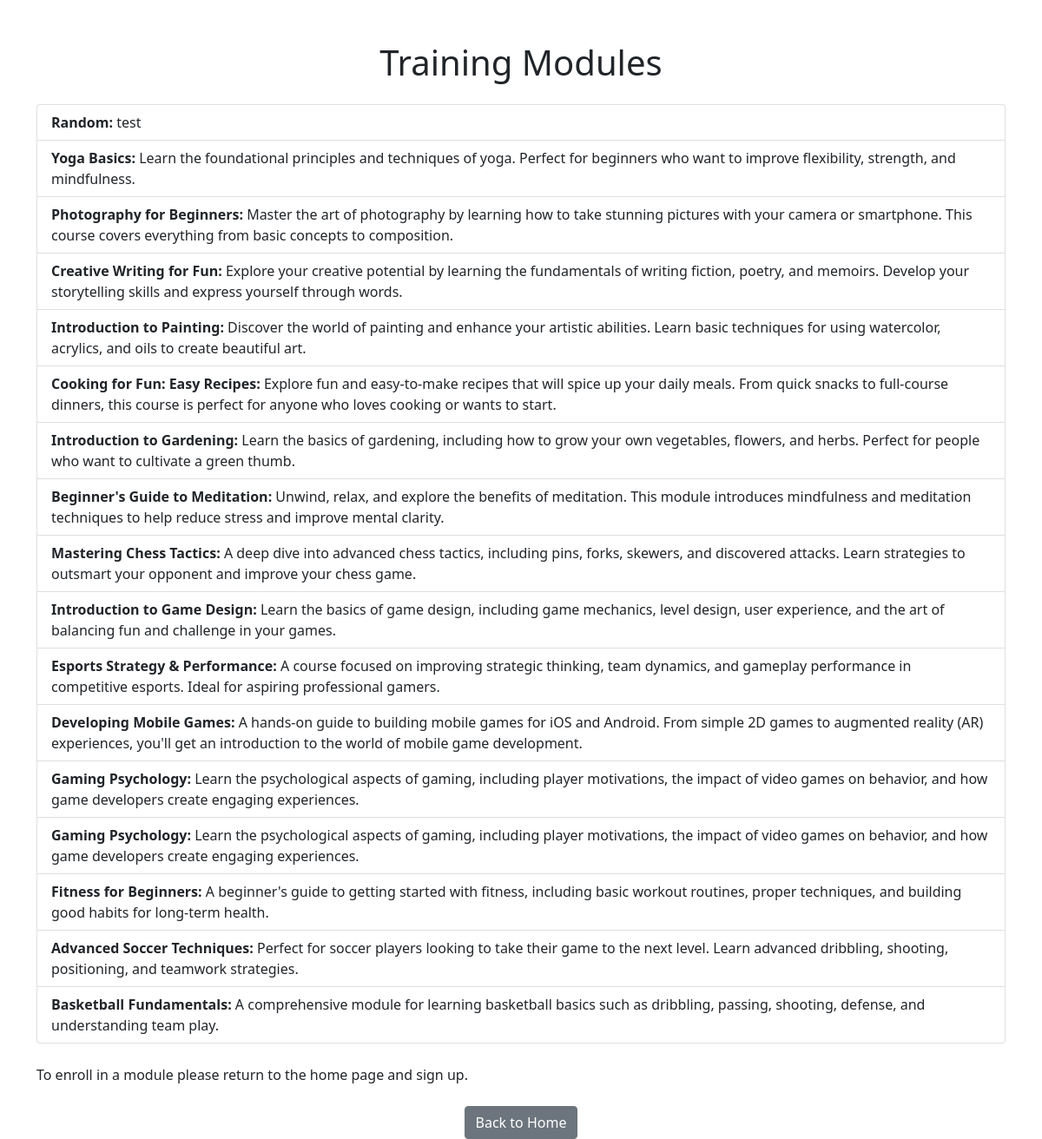
Page /modules/ on the earlier database version.
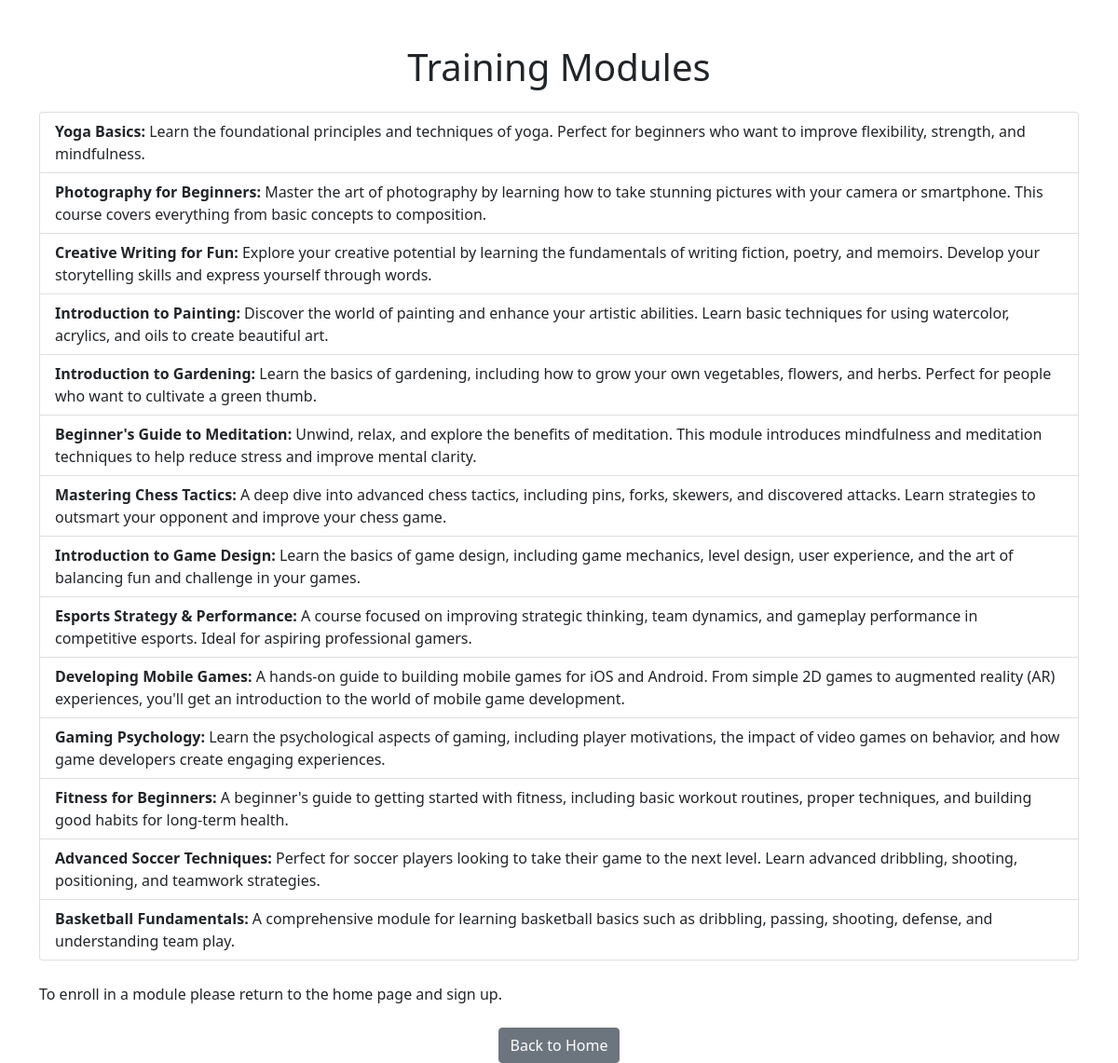
Same page on the later database version.
### core/models.py (models this page shows, shortened)
class TrainingModule(models.Model):
    trainer = models.ForeignKey(Trainer, on_delete=models.CASCADE)
    module_id = models.CharField(max_length=20, unique=True)
    title = models.CharField(max_length=100)
    description = models.TextField()
    created_at = models.DateTimeField(auto_now_add=True)
    updated_at = models.DateTimeField(auto_now=True)

### core/views.py (the view)
# urls.py: path('modules/', views.module_list, name='module_list'),  # URL to display the training modules
def module_list(request):
    query = request.GET.get('q', '')
    modules = TrainingModule.objects.filter(
        Q(title__icontains=query) | Q(description__icontains=query)
    )
    return render(request, 'core/module_list.html', {'modules': modules, 'query': query})

### core/templates/core/module_list.html (shortened to what this page needs)
<!DOCTYPE html>
<html lang="en">
<head>
    <link href="https://cdn.jsdelivr.net/npm/bootstrap@5.1.0/dist/css/bootstrap.min.css" rel="stylesheet">
</head>
<body>
    <div class="container mt-5">
        <h1 class="text-center mb-4">Training Modules</h1>
        {% if modules %}
            <div class="list-group">
                {% for module in modules %}
                    <div class="list-group-item d-flex justify-content-between align-items-center">
                        <div>
                            <strong>{{ module.title }}:</strong> {{ module.description }}
                        </div>
                    </div>
                {% endfor %}
            </div>
        {% else %}
            <p class="text-center">No training modules available at the moment.</p>
        {% endif %}
        <br>
        <p>To enroll in a module please return to the home page and sign up.</p>
        <div class="text-center mt-4">
            <a href="{% url 'home' %}" class="btn btn-secondary">Back to Home</a>
        </div>
    </div>
</body>
</html>

Differences in the rows shown:
removed TrainingModule: title "Random", description "test"
removed TrainingModule: title "Cooking for Fun: Easy Recipes", description "Explore fun and easy-to-make recipes that will spice up your daily meals. From quick snacks to full-course dinners, this course is perfect for anyone who loves cooking or wants to start."
removed TrainingModule: title "Gaming Psychology", description "Learn the psychological aspects of gaming, including player motivations, the impact of video games on behavior, and how game developers create engaging experiences."
